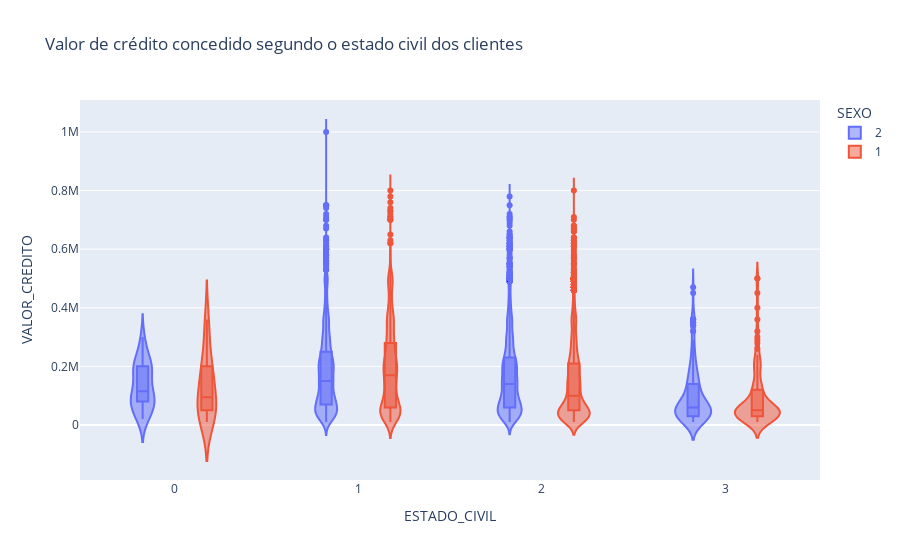

Notebook cell for this chart:
### Markdown cell above
# Aula 3

### Code cell
# PLOTLY: VIOLIN (Histograma + boxplot)

fig = px.violin(credit, x = 'ESTADO_CIVIL', y = 'VALOR_CREDITO', color = 'SEXO', box = True,title = 'Valor de crédito concedido segundo o estado civil dos clientes')
fig.show()

### Figure 1 — Plotly figure (JSON) as saved in the notebook; plotly's stock layout.template omitted (floating-point values rounded to 4 significant figures; data arrays with more than 128 entries replaced by an {"elided": "..."} marker saying what was removed)
{"data": [{"alignmentgroup": "True", "box": {"visible": true}, "hovertemplate": "SEXO=2<br>ESTADO_CIVIL=%{x}<br>VALOR_CREDITO=%{y}<extra></extra>", "legendgroup": "2", "marker": {"color": "#636efa"}, "name": "2", "offsetgroup": "2", "orientation": "v", "scalegroup": "True", "showlegend": true, "type": "violin", "x": {"elided": "18112 int values"}, "x0": " ", "xaxis": "x", "y": {"elided": "18112 int values"}, "y0": " ", "yaxis": "y"}, {"alignmentgroup": "True", "box": {"visible": true}, "hovertemplate": "SEXO=1<br>ESTADO_CIVIL=%{x}<br>VALOR_CREDITO=%{y}<extra></extra>", "legendgroup": "1", "marker": {"color": "#EF553B"}, "name": "1", "offsetgroup": "1", "orientation": "v", "scalegroup": "True", "showlegend": true, "type": "violin", "x": {"elided": "11888 int values"}, "x0": " ", "xaxis": "x", "y": {"elided": "11888 int values"}, "y0": " ", "yaxis": "y"}], "layout": {"legend": {"title": {"text": "SEXO"}, "tracegroupgap": 0}, "title": {"text": "Valor de crédito concedido segundo o estado civil dos clientes"}, "violinmode": "group", "xaxis": {"anchor": "y", "domain": [0, 1], "title": {"text": "ESTADO_CIVIL"}}, "yaxis": {"anchor": "x", "domain": [0, 1], "title": {"text": "VALOR_CREDITO"}}}}
